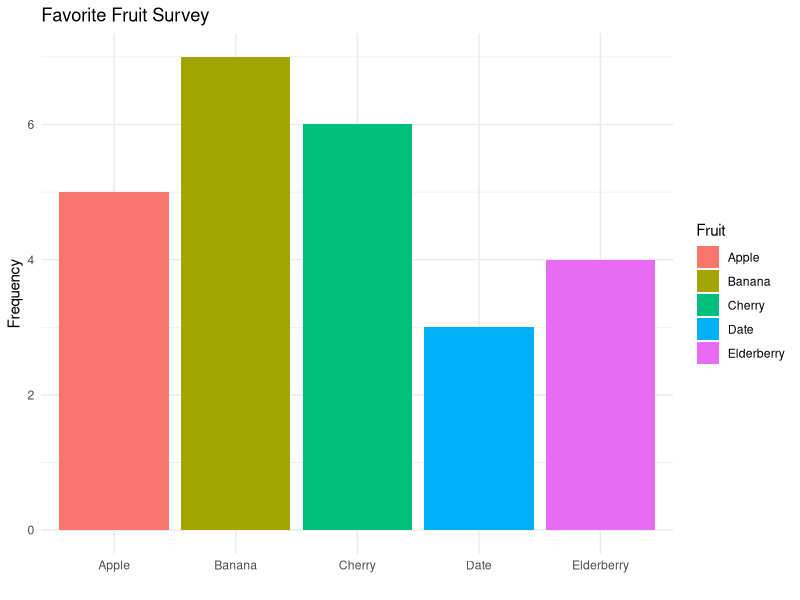
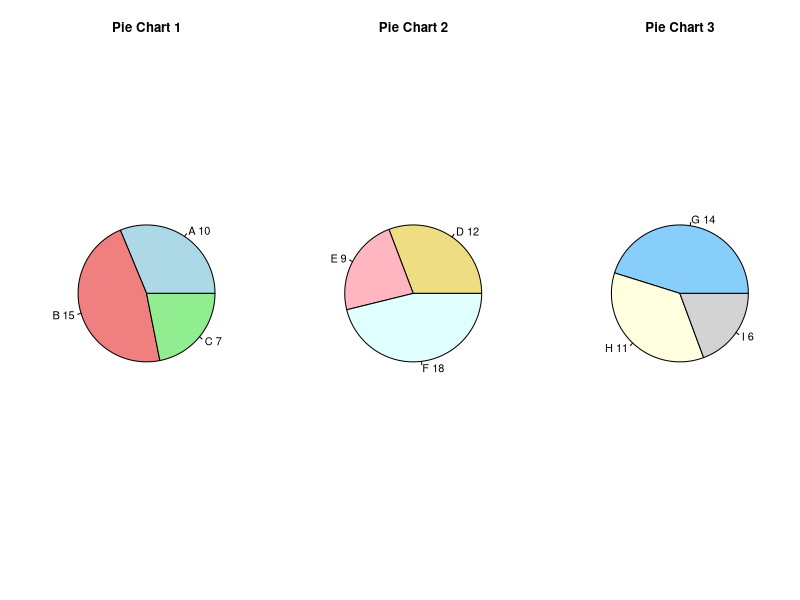
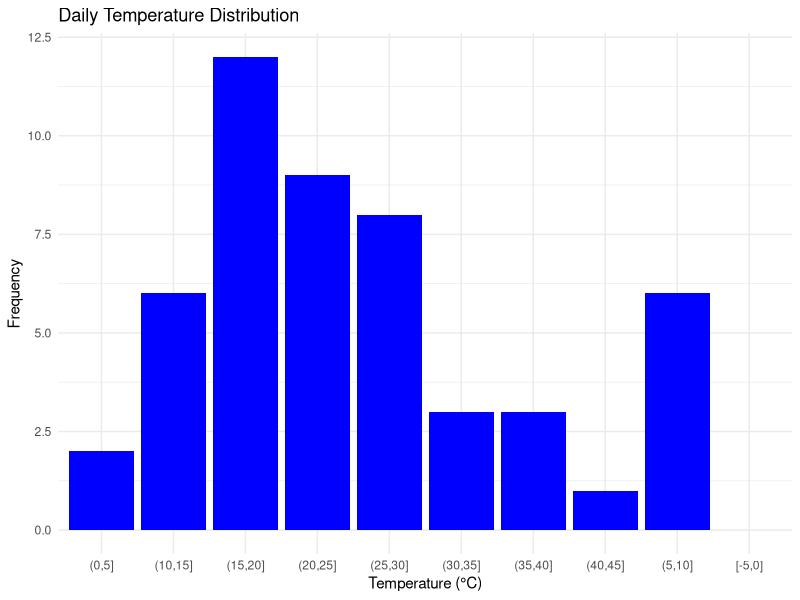
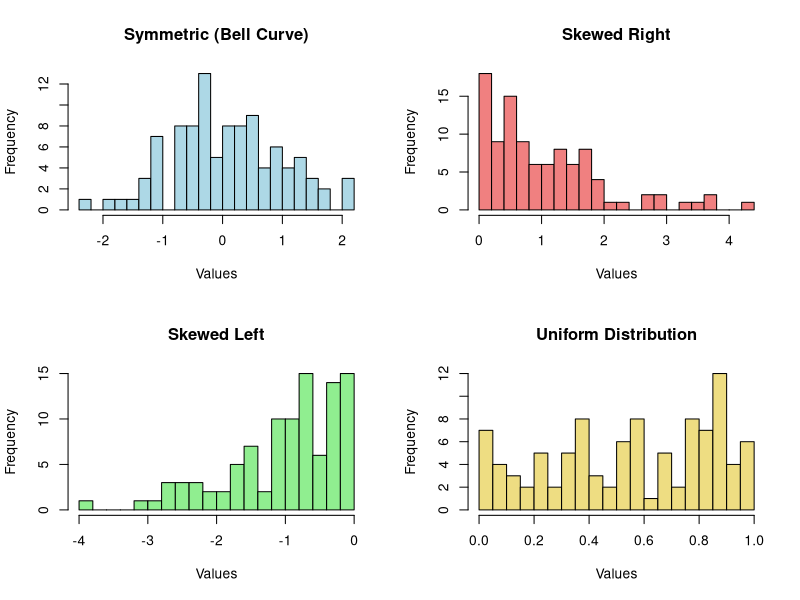
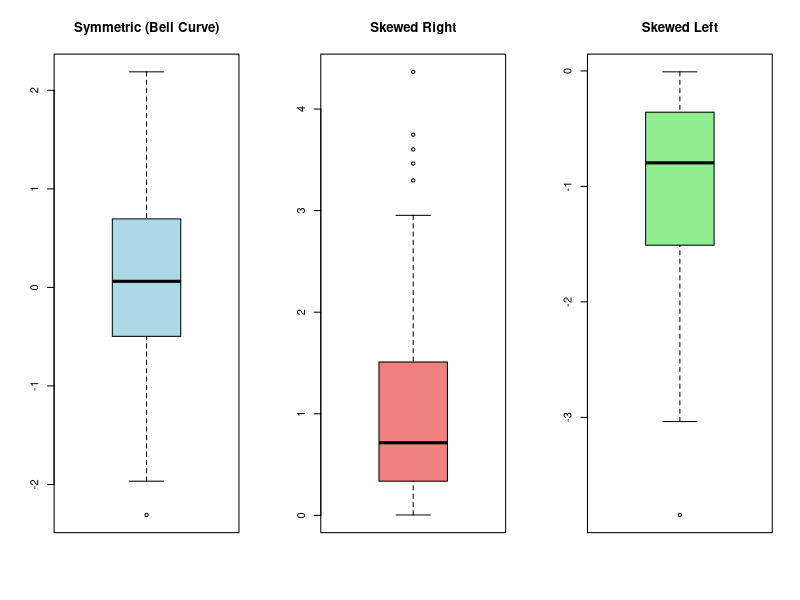

Recreate these plots in R, in order.
## ---- chunk 1
knitr::opts_chunk$set(echo = FALSE, comment = NA, warning = FALSE, message = FALSE)
library(ggplot2)
library(kableExtra)  # For better HTML table visuals
library(patchwork)

## ---- chunk 2
fruit_data <- data.frame(
  Fruit = c("Apple", "Banana", "Cherry", "Date", "Elderberry"),
  Frequency = c(5, 7, 6, 3, 4)
)

# Adding a column for relative frequency
fruit_data$RelativeFrequency <- fruit_data$Frequency / sum(fruit_data$Frequency)

# Displaying the frequency table with relative frequency
fruit_data %>%
  kable(format = "html", table.attr = "style='width:100%;'", align = 'c') %>%
   kable_styling(full_width = FALSE, bootstrap_options = c("striped", "hover", "condensed")) %>%
  row_spec(0, bold = TRUE, color = "white", background = "#7C0A02") %>%
  row_spec(1:nrow(fruit_data), background = "lightblue")


# Creating a ggplot bar chart for frequency
ggplot(fruit_data, aes(x=Fruit, y=Frequency, fill=Fruit)) +
  geom_bar(stat="identity") +
  theme_minimal() +
  labs(title="Favorite Fruit Survey", y="Frequency", x="")
## ---- chunk 3
# Setting up the plotting area for 1x3 pie charts
par(mfrow = c(1, 3))


# Pie Chart 1: Category A, B, C
data_pie1 <- c(A = 10, B = 15, C = 7)
labels_pie1 <- paste(names(data_pie1), data_pie1)
pie(data_pie1, labels = labels_pie1, main = "Pie Chart 1", col = c("lightblue", "lightcoral", "lightgreen"))

# Pie Chart 2: Category D, E, F
data_pie2 <- c(D = 12, E = 9, F = 18)
labels_pie2 <- paste(names(data_pie2), data_pie2)
pie(data_pie2, labels = labels_pie2, main = "Pie Chart 2", col = c("lightgoldenrod", "lightpink", "lightcyan"))

# Pie Chart 3: Category G, H, I
data_pie3 <- c(G = 14, H = 11, I = 6)
labels_pie3 <- paste(names(data_pie3), data_pie3)
pie(data_pie3, labels = labels_pie3, main = "Pie Chart 3", col = c("lightskyblue", "lightyellow", "lightgray"))

# Combine data into a data frame for the table
data_combined_pie <- data.frame(
  Category = c("A", "B", "C", "D", "E", "F", "G", "H", "I"),
  `Pie Chart 1` = c(10, 15, 7, NA, NA, NA, NA, NA, NA),
  `Pie Chart 2` = c(NA, NA, NA, 12, 9, 18, NA, NA, NA),
  `Pie Chart 3` = c(NA, NA, NA, NA, NA, NA, 14, 11, 6)
)

# Print the data as an HTML table
data_combined_pie %>%
  kable(format = "html", table.attr = "style='width:100%;'", align = 'c') %>%
kable_styling(full_width = FALSE, bootstrap_options = c("striped", "hover", "condensed")) %>%
  row_spec(0, bold = TRUE, color = "white", background = "#7C0A02") %>%
  row_spec(1:nrow(data_combined_pie), background = "lightblue")

## ---- chunk 4
set.seed(123)  # For reproducibility
temperature_data <- rnorm(50, mean = 20, sd = 10)  # Simulated daily temperatures

# Define the breaks with a buffer on both ends
range_buffer <- range(temperature_data) + c(-1, 1)  # Adding/subtracting 1 to ensure full coverage
breaks <- seq(from = floor(range_buffer[1]), to = ceiling(range_buffer[2]), by = 5)

# Check if breaks adequately cover the range of the data
if (min(temperature_data) < min(breaks) || max(temperature_data) > max(breaks)) {
    # Adjust breaks if they do not cover all data
    breaks <- pretty(range(c(min(temperature_data), breaks, max(temperature_data))), n = length(breaks))
}

# Create a histogram object to capture frequency per bin
hist_info <- hist(temperature_data, breaks = breaks, plot = FALSE)

# Ensuring all bins are counted, including those with zero counts
bin_counts <- table(cut(temperature_data, breaks = breaks, include.lowest = TRUE))

# Creating a data frame for the intervals and their frequencies
temperature_table <- data.frame(
  Interval = names(bin_counts),
  Frequency = as.integer(bin_counts),
  RelativeFrequency = as.integer(bin_counts) / sum(bin_counts)
)

# Display the grouped frequency table
temperature_table %>%
  kable(format = "html", table.attr = "style='width:100%;'", align = 'c') %>%
kable_styling(full_width = FALSE, bootstrap_options = c("striped", "hover", "condensed")) %>%
  row_spec(0, bold = TRUE, color = "white", background = "#7C0A02") %>%
  row_spec(1:nrow(temperature_table), background = "lightblue")


# Plotting the histogram with grouped frequency distribution
ggplot(temperature_table, aes(x = Interval, y = Frequency)) +
  geom_bar(stat = "identity", fill = "blue") +
  theme_minimal() +
  labs(title = "Daily Temperature Distribution", x = "Temperature (°C)", y = "Frequency")


## ---- chunk 5
# Setting up the plotting area for 2x2 plots
par(mfrow = c(2, 2))

# Symmetric Bell Curve (Normal Distribution)
set.seed(123)
data_symmetric <- rnorm(100, mean = 0, sd = 1)
hist(data_symmetric, breaks = 20, main = "Symmetric (Bell Curve)", xlab = "Values", col = "lightblue", border = "black")

# Skewed Right (Positive Skew)
data_skewed_right <- rexp(100, rate = 1)
hist(data_skewed_right, breaks = 20, main = "Skewed Right", xlab = "Values", col = "lightcoral", border = "black")

# Skewed Left (Negative Skew)
data_skewed_left <- -rexp(100, rate = 1)
hist(data_skewed_left, breaks = 20, main = "Skewed Left", xlab = "Values", col = "lightgreen", border = "black")

# Uniform Distribution
data_uniform <- runif(100, min = 0, max = 1)
hist(data_uniform, breaks = 20, main = "Uniform Distribution", xlab = "Values", col = "lightgoldenrod", border = "black")
## ---- chunk 6
# Setting up the plotting area for 1x3 vertical plots
par(mfrow = c(1, 3))

# Symmetric (Normal Distribution)
set.seed(123)
data_symmetric <- rnorm(100, mean = 0, sd = 1)
boxplot(data_symmetric, main = "Symmetric (Bell Curve)", col = "lightblue", vertical = TRUE)

# Skewed Right (Positive Skew)
data_skewed_right <- rexp(100, rate = 1)
boxplot(data_skewed_right, main = "Skewed Right", col = "lightcoral", vertical = TRUE)

# Skewed Left (Negative Skew)
data_skewed_left <- -rexp(100, rate = 1)
boxplot(data_skewed_left, main = "Skewed Left", col = "lightgreen", vertical = TRUE)
